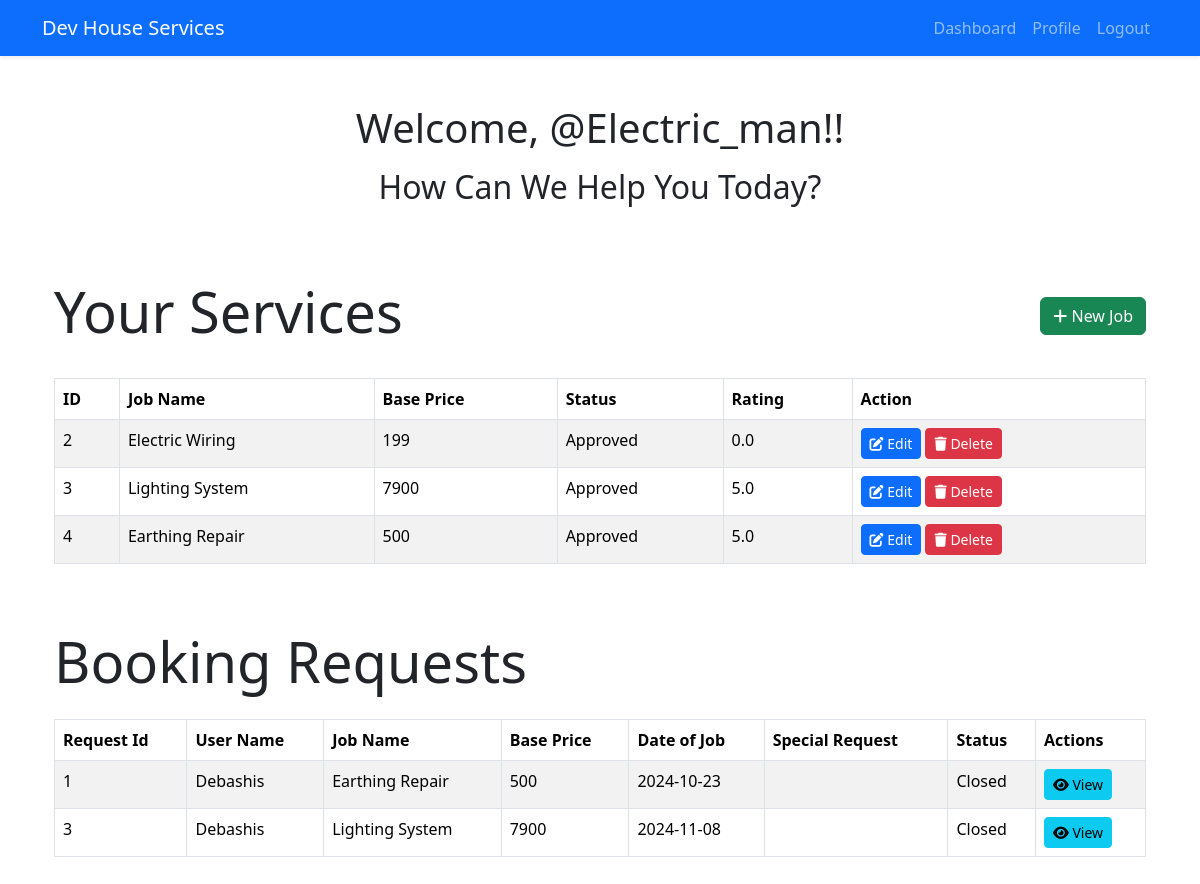
Page /worker_homepage (signed in) on the committed database.
### models.py (models this page shows, shortened)
class Worker(db.Model):
    id = db.Column(db.Integer, primary_key=True)
    username = db.Column(db.String(36), unique=True, nullable=False)
    passhash = db.Column(db.String(256), nullable=False)
    name = db.Column(db.String(36), nullable=True)
    age = db.Column(db.Integer, nullable=False)
    service_id = db.Column(db.Integer, db.ForeignKey('services.id'), nullable=True)
    experience = db.Column(db.Integer, nullable=True)
    date_of_join = db.Column(db.Date, default=func.current_date())
    contact = db.Column(db.String(15), nullable=False)
    email = db.Column(db.String(120), nullable=False, unique=True)
    address = db.Column(db.String(100), nullable=False)
    pin = db.Column(db.String(10), nullable=False)
    description = db.Column(db.String(200), nullable=True)
    jobs = db.relationship('Job', backref='worker', lazy=True)
    requests = db.relationship('Request', backref='worker', lazy=True)
    rating = db.Column(db.Float, default=0.0)
    rating_count = db.Column(db.Integer, default=0)

class Job(db.Model):
    id = db.Column(db.Integer, primary_key=True)
    name = db.Column(db.String(36), unique=True, nullable=False)
    bp = db.Column(db.Integer, nullable=True)
    approved = db.Column(db.String(10), default="False")
    worker_id = db.Column(db.Integer, db.ForeignKey('worker.id'), nullable=True)
    requests = db.relationship('Request', backref='job', lazy=True)
    rating = db.Column(db.Float, default=0.0)
    rating_count = db.Column(db.Integer, default=0)

class Request(db.Model):
    id = db.Column(db.Integer, primary_key=True)
    date_sent = db.Column(db.Date, default=func.current_date())
    date_of_job = db.Column(db.Date)
    service_id = db.Column(db.Integer, db.ForeignKey('services.id'), nullable=True)
    worker_id = db.Column(db.Integer, db.ForeignKey('worker.id'), nullable=True)
    user_id = db.Column(db.Integer, db.ForeignKey('user.id'), nullable=True)
    status = db.Column(db.String(20), default="Pending")
    job_id = db.Column(db.Integer, db.ForeignKey('job.id'), nullable=True)
    special_instructions = db.Column(db.String(255), nullable=True)

class User(db.Model):
    id = db.Column(db.Integer, primary_key=True)
    username = db.Column(db.String(36), unique=True)
    passhash = db.Column(db.String(256), nullable=False)
    name = db.Column(db.String(36), nullable=False)
    address = db.Column(db.String(70), nullable=False)
    pin = db.Column(db.Integer, nullable=False)
    contact = db.Column(db.String(15), nullable=False)
    is_admin = db.Column(db.Boolean, default=False, nullable=False)
    requests = db.relationship('Request', backref='user', lazy=True)

### routs.py (the view)
@app.route('/worker_homepage')
@auth_required
def worker_homepage():
    worker = Worker.query.filter_by(id=session["user_id"]).first()
    jobs = worker.jobs
    status_order = {'True': 0, 'False': 1, 'Rejected': 2}
    sorted_jobs = sorted(jobs, key=lambda job: status_order.get(job.approved, 3))
    requests = Request.query.filter_by(worker_id=worker.id).all()
    request_order = {'Accepted': 0, 'Pending': 1, 'Rejected': 2, 'Closed': 3}
    requested_jobs = sorted(requests, key=lambda request: request_order.get(request.status, 4))
    return render_template("workers/worker_homepage.html",worker = worker, jobs=sorted_jobs, requests=requested_jobs)

### routs.py (called while the page is built)
def auth_required(func):
    @wraps(func)
    def inner(*args, **kwargs):
        if 'user_id' in session:
            return func(*args, **kwargs)
        else:
            flash('Please login to continue')
            return redirect(url_for('login'))
    return inner

### templates/workers/worker_homepage.html (shortened to what this page needs)
{% extends 'layout.html' %}
{% block content %}
    <div class="d-flex flex-column align-items-center justify-content-center text-center my-5">
        <h1 class="welcome-message mb-3">Welcome, @{{ worker.username }}!!</h1>
        <h2 class="mb-4">How Can We Help You Today?</h2>
    </div>
    <div class="container">
        <div class="d-flex justify-content-between align-items-center my-4">
            <h1 class="display-4">Your Services</h1>
            <a href="{{ url_for('new_job') }}" class="btn btn-success">
                <i class="fa fa-plus" aria-hidden="true"></i> New Job
            </a>
        </div>
        <div class="table-responsive">
            <table class="table table-striped table-bordered">
                <thead class="thead-dark">
                    <tr>
                        <th>ID</th>
                        <th>Job Name</th>
                        <th>Base Price</th>
                        <th>Status</th>
                        <th>Rating</th>
                        <th>Action</th>
                    </tr>
                </thead>
                <tbody>
                    {% for job in jobs %}
                            <tr>
                                <td>{{ job.id }}</td>
                                <td>{{ job.name }}</td>
                                <td>{{ job.bp }}</td>
                                {% if job.approved == "True"%}
                                    <td>Approved</td>
                                {% endif %}
                                <td>{{ job.rating | round(1) }}</td>
                                <td>
                                    <a href="{{ url_for('edit_job', job_id=job.id) }}" class="btn btn-sm btn-primary">
                                        <i class="fas fa-edit    "></i>
                                        Edit
                                    </a>
                                    <form action="{{ url_for('worker_delete_job_post', job_id=job.id) }}" method="post" style="display: inline;">
                                        <button class="btn btn-sm btn-danger" type="submit">
                                            <i class="fa fa-trash" aria-hidden="true"></i> Delete
                                        </button>
                                    </form>
                                </td>
                            </tr>
                    {% endfor %}
                </tbody>
            </table>
        </div>
    </div>
<div class="container my-5">
    <h1 class="display-4 my-4">Booking Requests</h1>
    <div class="table-responsive">
        <table class="table table-striped table-bordered">
            <thead class="thead-dark">
                <tr>
                    <th>Request Id</th>
                    <th>User Name</th>
                    <th>Job Name</th>
                    <th>Base Price</th>
                    <th>Date of Job</th>
                    <th>Special Request</th>
                    <th>Status</th>
                    <th>Actions</th>
                </tr>
            </thead>
            <tbody>
                {% for request in requests %}
                    <tr>
                        <td>{{ request.id }}</td>
                        <td>{{ request.user.name }}</td>
                        <td>{{ request.job.name }}</td>
                        <td>{{ request.job.bp }}</td>
                        <td>{{ request.date_of_job }}</td>
                        <td>{{ request.special_instructions }}</td>
                        <td>{{ request.status }}</td>
                        <td>
                            <a href="{{ url_for('view_request', request_id=request.id) }}" class="btn btn-sm btn-info">
                                <i class="fa fa-eye" aria-hidden="true"></i> View
                            </a>
                        </td>
                    </tr>
                {% endfor %}
            </tbody>
        </table>
    </div>
</div>
{% endblock %}

### rows in the picture
Worker: username "Electric_man"
Job: id "2", name "Electric Wiring", bp "199", approved "Approved", rating "0.0"
Job: id "3", name "Lighting System", bp "7900", approved "Approved", rating "5.0"
Job: id "4", name "Earthing Repair", bp "500", approved "Approved", rating "5.0"
Request: id "1", user.name "Debashis", job.name "Earthing Repair", job.bp "500", date_of_job "2024-10-23", status "Closed"
Request: id "3", user.name "Debashis", job.name "Lighting System", job.bp "7900", date_of_job "2024-11-08", status "Closed"
